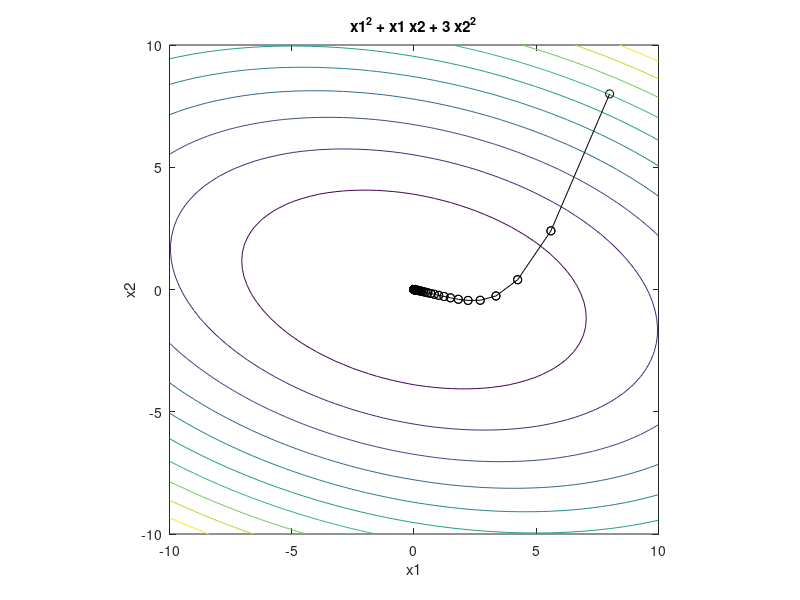

The MATLAB script that drew this image:
function [xopt,fopt,niter,gnorm,dx] = grad_descent(varargin)
% grad_descent.m demonstrates how the gradient descent method can be used
% to solve a simple unconstrained optimization problem. Taking large step
% sizes can lead to algorithm instability. The variable alpha below
% specifies the fixed step size. Increasing alpha above 0.32 results in
% instability of the algorithm. An alternative approach would involve a
% variable step size determined through line search.
%
% This example was used originally for an optimization demonstration in ME
% 149, Engineering System Design Optimization, a graduate course taught at
% Tufts University in the Mechanical Engineering Department. A
% corresponding video is available at:
% 
% http://www.youtube.com/watch?v=cY1YGQQbrpQ
%
% Author: James T. Allison, Assistant Professor, University of Illinois at
% Urbana-Champaign
% Date: 3/4/12

if nargin==0
    % define starting point
    x0 = [8 8]';
elseif nargin==1
    % if a single input argument is provided, it is a user-defined starting
    % point.
    x0 = varargin{1};
else
    error('Incorrect number of input arguments.')
end

% termination tolerance
tol = 1e-6;

% maximum number of allowed iterations
maxiter = 1000;

% minimum allowed perturbation
dxmin = 1e-6;

% step size ( 0.33 causes instability, 0.2 quite accurate)
alpha = 0.1;

% initialize gradient norm, optimization vector, iteration counter, perturbation
gnorm = inf; x = x0; niter = 0; dx = inf;

% define the objective function:
f = @(x1,x2) x1.^2 + x1.*x2 + 3*x2.^2;

% plot objective function contours for visualization:
figure(1); clf; ezcontour(f,[-10 10 -10 10]); axis equal; hold on

% redefine objective function syntax for use with optimization:
f2 = @(x) f(x(1),x(2));

% gradient descent algorithm:
while and(gnorm>=tol, and(niter <= maxiter, dx >= dxmin))
    % calculate gradient:
    g = grad(x);
    gnorm = norm(g);
    % take step:
    xnew = x - alpha*g;
    % check step
    if ~isfinite(xnew)
        display(['Number of iterations: ' num2str(niter)])
        error('x is inf or NaN')
    end
    % plot current point
    plot([x(1) xnew(1)],[x(2) xnew(2)],'ko-')
    refresh
    % update termination metrics
    niter = niter + 1;
    dx = norm(xnew-x);
    x = xnew;
    
end
xopt = x;
fopt = f2(xopt);
niter = niter - 1;

% define the gradient of the objective
function g = grad(x)
g = [2*x(1) + x(2)
    x(1) + 6*x(2)];